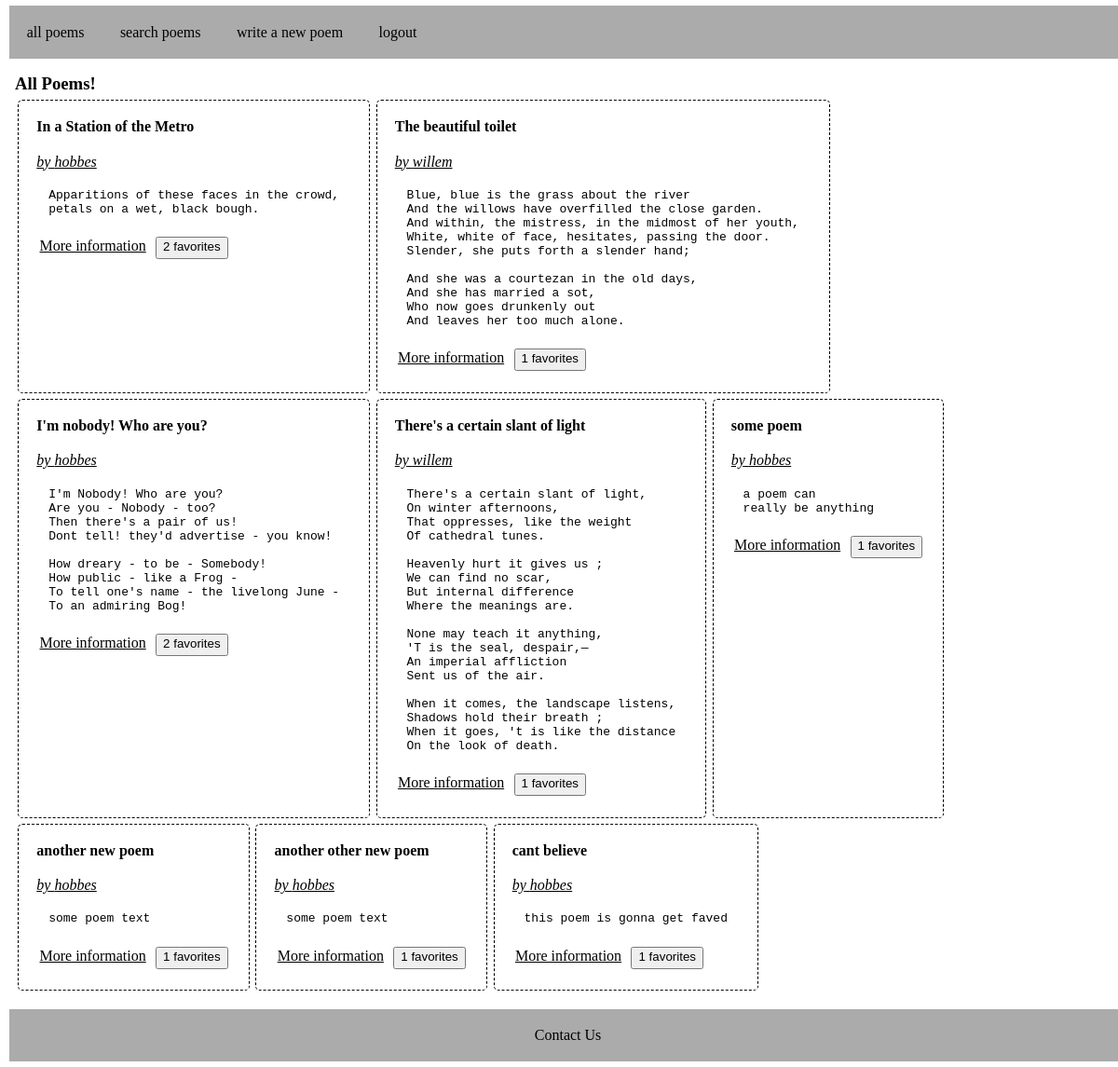
Screenshot of / (signed in) with the database file from the repository.
### poems/models.py (models this page shows, shortened)
class Poem(models.Model):
    title = models.CharField(max_length=255)
    body = models.TextField()
    author = models.ForeignKey(User, on_delete=models.CASCADE)
    favorites = models.ManyToManyField(User, related_name="favorites")
    def numfavorites(self):
        return self.favorites.all().count()

### poems/views.py (the view)
# urls.py: path('', poems_views.poems_list, name='poems_list'),
def poems_list(request):
    poems = Poem.objects.all()
    return render(request, "poems/poems_list.html", {"poems": poems})

### templates/poems/poems_list.html
{% extends "base.html" %}
{% block content %}
<h3>All Poems!</h3>
<div class="poems-container">
    {% for poem in poems %}
    <div class='poem-container'>
            <h4>{{ poem.title }}</h4>
            <p class='poem-author'>    by {{ poem.author }}</p>
            <pre class='poem-body'>{{ poem.body }}</pre>
            <p>
                <a href="{% url 'poems_detail' pk=poem.pk %}">More information</a>
                <button onclick="sendFavorite(this, '{% url 'add_favorite' pk=poem.pk %}')">{{ poem.numfavorites }} favorites</a>
            </p>
        </div>
    {% endfor %}
</div>
{% endblock %}

### static/css/style.css (style rules this page uses)
* { font-style: sans-serif; box-sizing: border-box; margin: .2rem; }
a { color: black; }
.poems-container { display: flex; flex: 1 1 auto; flex-direction: row; flex-wrap: wrap; }
.poem-container { border: 1px dashed black; border-radius: 5px; padding: 1rem; }
.poem-author { text-decoration: underline; font-style: italic; margin-bottom: 1.2rem; margin-top: 1.2rem; }
.poem-body { margin: 1rem; margin-bottom: 1.2rem; }

### rows the page displays
Poem: title "In a Station of the Metro", author "hobbes", body "Apparitions of these faces in the crowd, petals on a wet, black bough.", numfavorites "2"
Poem: title "The beautiful toilet", author "willem", body "Blue, blue is the grass about the river And the willows have overfilled the close garden. And within, the mistress, in the midmost of her youth, White, white of face, hesitates, passing the door. Slender, she puts forth a slender hand; And she was a courtezan in the old days, And she has married a sot, Who now goes drunkenly out And leaves her too much alone.", numfavorites "1"
Poem: title "I'm nobody! Who are you?", author "hobbes", body "I'm Nobody! Who are you? Are you - Nobody - too? Then there's a pair of us! Dont tell! they'd advertise - you know! How dreary - to be - Somebody! How public - like a Frog - To tell one's name - the livelong June - To an admiring Bog!", numfavorites "2"
Poem: title "There's a certain slant of light", author "willem", body "There's a certain slant of light, On winter afternoons, That oppresses, like the weight Of cathedral tunes. Heavenly hurt it gives us ; We can find no scar, But internal difference Where the meanings are. None may teach it anything, 'T is the seal, despair,— An imperial affliction Sent us of the air. When it comes, the landscape listens, Shadows hold their breath ; When it goes, 't is like the distance On the look of death.", numfavorites "1"
Poem: title "some poem", author "hobbes", body "a poem can really be anything", numfavorites "1"
Poem: title "another new poem", author "hobbes", body "some poem text", numfavorites "1"
Poem: title "another other new poem", author "hobbes", body "some poem text", numfavorites "1"
Poem: title "cant believe", author "hobbes", body "this poem is gonna get faved", numfavorites "1"
